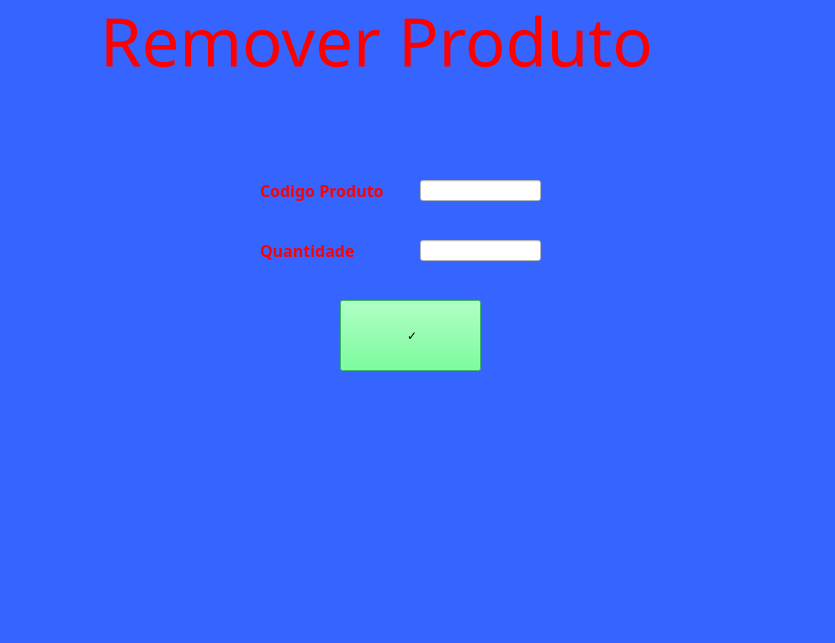
<?xml version="1.0" encoding="UTF-8"?>
<ui version="4.0">
 <class>MainWindow</class>
 <widget class="QMainWindow" name="MainWindow">
  <property name="geometry">
   <rect>
    <x>0</x>
    <y>0</y>
    <width>835</width>
    <height>643</height>
   </rect>
  </property>
  <property name="windowTitle">
   <string>MainWindow</string>
  </property>
  <property name="styleSheet">
   <string notr="true">background-color: rgb(53, 100, 255);</string>
  </property>
  <widget class="QWidget" name="centralwidget">
   <widget class="QLabel" name="label">
    <property name="geometry">
     <rect>
      <x>100</x>
      <y>0</y>
      <width>631</width>
      <height>81</height>
     </rect>
    </property>
    <property name="font">
     <font>
      <family>Mercado</family>
      <pointsize>50</pointsize>
     </font>
    </property>
    <property name="autoFillBackground">
     <bool>false</bool>
    </property>
    <property name="styleSheet">
     <string notr="true">color: rgb(255, 0, 0);</string>
    </property>
    <property name="text">
     <string>Remover Produto</string>
    </property>
   </widget>
   <widget class="QLabel" name="Produto">
    <property name="enabled">
     <bool>true</bool>
    </property>
    <property name="geometry">
     <rect>
      <x>260</x>
      <y>180</y>
      <width>141</width>
      <height>21</height>
     </rect>
    </property>
    <property name="font">
     <font>
      <family>Gotham</family>
      <pointsize>12</pointsize>
      <weight>75</weight>
      <italic>false</italic>
      <bold>true</bold>
     </font>
    </property>
    <property name="statusTip">
     <string/>
    </property>
    <property name="autoFillBackground">
     <bool>false</bool>
    </property>
    <property name="styleSheet">
     <string notr="true">color: rgb(255, 0, 0);
background-color: rgb(53, 100, 255);</string>
    </property>
    <property name="text">
     <string>Codigo Produto</string>
    </property>
    <property name="textFormat">
     <enum>Qt::AutoText</enum>
    </property>
   </widget>
   <widget class="QLabel" name="qtd">
    <property name="geometry">
     <rect>
      <x>260</x>
      <y>240</y>
      <width>101</width>
      <height>21</height>
     </rect>
    </property>
    <property name="font">
     <font>
      <family>Gotham</family>
      <pointsize>12</pointsize>
      <weight>75</weight>
      <italic>false</italic>
      <bold>true</bold>
     </font>
    </property>
    <property name="styleSheet">
     <string notr="true">color: rgb(255, 0, 0);</string>
    </property>
    <property name="text">
     <string>Quantidade</string>
    </property>
    <property name="textFormat">
     <enum>Qt::AutoText</enum>
    </property>
   </widget>
   <widget class="QLineEdit" name="quantidader">
    <property name="geometry">
     <rect>
      <x>420</x>
      <y>240</y>
      <width>121</width>
      <height>21</height>
     </rect>
    </property>
    <property name="styleSheet">
     <string notr="true">background-color: rgb(255, 255, 255);</string>
    </property>
   </widget>
   <widget class="QPushButton" name="buttonr">
    <property name="geometry">
     <rect>
      <x>340</x>
      <y>300</y>
      <width>141</width>
      <height>71</height>
     </rect>
    </property>
    <property name="styleSheet">
     <string notr="true">background-color: rgb(82, 255, 131);</string>
    </property>
    <property name="text">
     <string>	✓</string>
    </property>
   </widget>
   <widget class="QLineEdit" name="codigor">
    <property name="geometry">
     <rect>
      <x>420</x>
      <y>180</y>
      <width>121</width>
      <height>21</height>
     </rect>
    </property>
    <property name="styleSheet">
     <string notr="true">background-color: rgb(255, 255, 255);</string>
    </property>
   </widget>
  </widget>
  <widget class="QMenuBar" name="menubar">
   <property name="geometry">
    <rect>
     <x>0</x>
     <y>0</y>
     <width>835</width>
     <height>21</height>
    </rect>
   </property>
  </widget>
  <widget class="QStatusBar" name="statusbar"/>
 </widget>
 <resources/>
 <connections/>
</ui>
